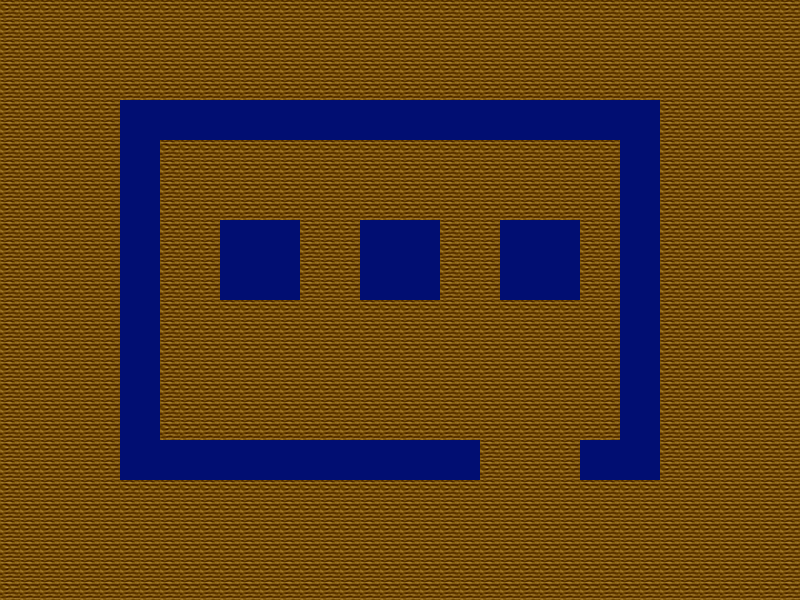

Tiled map render using the project's own tile images. Description and the map definition, with tile-layer contents summarised, below:
An orthogonal 40x30 tile map with 20x20 px tiles, 1 tile layer (layer1).

<map version="1.0" orientation="orthogonal" width="40" height="30" tilewidth="20" tileheight="20">
 <tileset firstgid="1" name="tileset" tilewidth="20" tileheight="20">
  <image source="tileset.png" width="400" height="400" />
  <tile id="1">
   <properties>
    <property name="blocked" value="true" />
   </properties>
  </tile>
 </tileset>
 <layer name="layer1" width="40" height="30">
  <data>[1200 cells, 1200 non-empty, 2 distinct tile ids]</data>
 </layer>
</map>